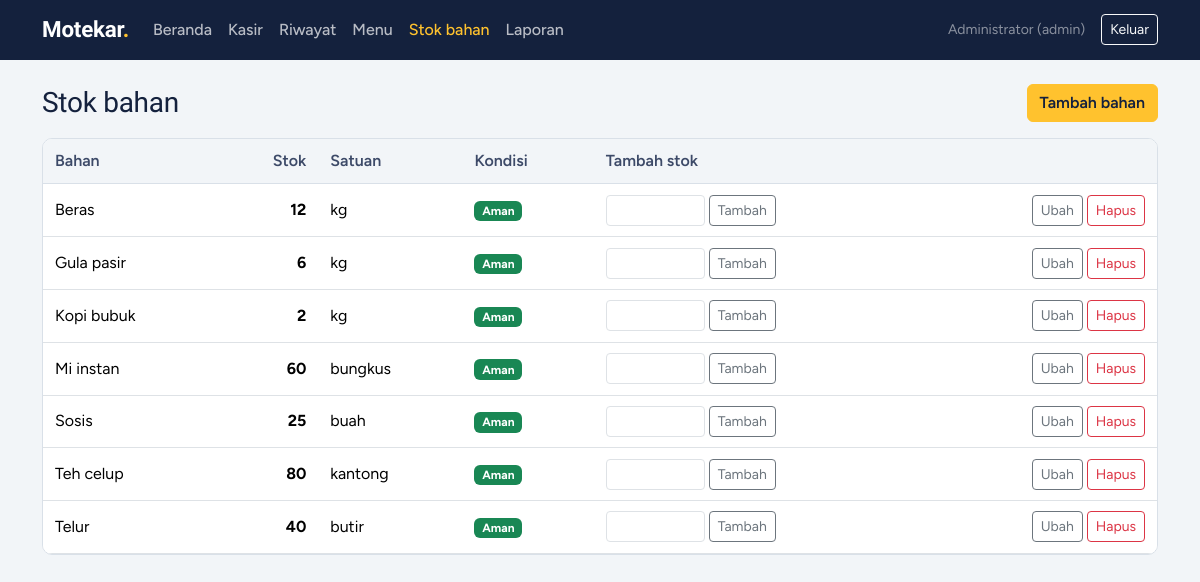
The app's page /bahan.php (signed in) with its own data.
### tables this page shows
CREATE TABLE bahan (
  id INT AUTO_INCREMENT PRIMARY KEY,
  nama_bahan VARCHAR(100) NOT NULL,
  stok DECIMAL(10,2) NOT NULL DEFAULT 0,
  satuan VARCHAR(20) NOT NULL,
  stok_minimum DECIMAL(10,2) NOT NULL DEFAULT 5
);

### config/koneksi.php (called while the page is built, shortened)
<?php
function e($s) { return htmlspecialchars((string)$s, ENT_QUOTES, 'UTF-8'); }

### bahan.php (the view, shortened to what this page needs)
<?php
require_once 'includes/auth.php';
$judul = 'Stok bahan'; $aktif = 'bahan';
$rows = $conn->query('SELECT * FROM bahan ORDER BY nama_bahan')->fetch_all(MYSQLI_ASSOC);
include 'includes/header.php';
?>
<div class="d-flex justify-content-between align-items-center mb-3">
  <h1 class="h3 m-0">Stok bahan</h1>
  <button class="btn btn-signage" data-bs-toggle="modal" data-bs-target="#modalBahan" onclick="isiForm()">Tambah bahan</button>
</div>
<div class="panel p-0 table-responsive">
<table class="table align-middle mb-0">
  <thead>
    <tr>
      <th>Bahan</th>
      <th class="text-end">Stok</th>
      <th>Satuan</th>
      <th>Kondisi</th
      ><th>Tambah stok</th>
      <th></th>
    </tr>
  </thead>
  <tbody>
  <?php foreach ($rows as $r): $tipis = $r['stok'] <= $r['stok_minimum']; ?>
    <tr>
      <td><?= e($r['nama_bahan']) ?></td>
      <td class="text-end"><strong class="<?= $tipis ? 'text-danger' : '' ?>"><?= (float)$r['stok'] ?></strong></td>
      <td><?= e($r['satuan']) ?></td>
      <td><?= $tipis ? '<span class="badge text-bg-danger">Hampir habis</span>' : '<span class="badge text-bg-success">Aman</span>' ?></td>
      <td>
        <form method="post" class="d-flex gap-1" style="max-width:170px">
          <input class="form-control form-control-sm" type="number" step="0.01" name="jumlah" required aria-label="Jumlah tambahan">
          <button class="btn btn-sm btn-outline-secondary">Tambah</button>
        </form>
      </td>
      <td class="text-end">
        <button class="btn btn-sm btn-outline-secondary" data-bs-toggle="modal" data-bs-target="#modalBahan"
          onclick='isiForm(<?= json_encode($r, JSON_NUMERIC_CHECK | JSON_HEX_APOS | JSON_HEX_QUOT) ?>)'>Ubah</button>
        <form method="post" class="d-inline" onsubmit="return confirm('Hapus bahan <?= e($r['nama_bahan']) ?>?')">
          <button class="btn btn-sm btn-outline-danger">Hapus</button></form>
      </td>
    </tr>
  <?php endforeach; ?>
  </tbody>
</table>
</div>
<?php include 'includes/footer.php'; ?>

### includes/header.php (shortened to what this page needs)
<?php
$u = $_SESSION['user'];
$nav = [
  'index'     => ['Beranda', 'index.php', false],
  'transaksi' => ['Kasir', 'transaksi.php', false],
  'riwayat'   => ['Riwayat', 'riwayat.php', false],
  'menu'      => ['Menu', 'menu.php', false],
  'bahan'     => ['Stok bahan', 'bahan.php', false],
  'laporan'   => ['Laporan', 'laporan.php', true],
];
?>
<!DOCTYPE html>
<html lang="id">
<head>
<link href="https://cdn.jsdelivr.net/npm/bootstrap@5.3.3/dist/css/bootstrap.min.css" rel="stylesheet">
<link href="assets/style.css" rel="stylesheet">
</head>
<body>
<nav class="navbar navbar-expand-lg topbar">
  <div class="container-xl">
    <a class="navbar-brand brand" href="index.php">Motekar<span>.</span></a>
    <div class="collapse navbar-collapse" id="nav">
      <ul class="navbar-nav me-auto">
        <?php foreach ($nav as $k => [$label, $href, $adminOnly]):
          if ($adminOnly && $u['role'] !== 'admin') continue; ?>
          <li class="nav-item"><a class="nav-link <?= $aktif === $k ? 'active' : '' ?>" href="<?= $href ?>"><?= $label ?></a></li>
        <?php endforeach; ?>
      </ul>
      <div class="d-flex align-items-center gap-3 small text-white-50">
        <span><?= e($u['nama']) ?> (<?= e($u['role']) ?>)</span>
        <a href="logout.php" class="btn btn-sm btn-outline-light">Keluar</a>
      </div>
    </div>
  </div>
</nav>
<main class="container-xl py-4">

### includes/footer.php (shortened to what this page needs)
</main>
</body>
</html>

### assets/style.css (style rules this page uses)
:root { --ink: #14213d; --ink-soft: #3d4a68; --signage: #ffc22e; --signage-dark: #e0a400; --paper: #f2f5f8; --line: #d9e0e8; --ok: #1f8a5b; --danger: #c8283d; }
body { background: var(--paper); color: var(--ink); font-family: 'Figtree', system-ui, sans-serif; }
h1, h2, h3, h4, .brand { font-family: 'Bricolage Grotesque', 'Figtree', sans-serif; letter-spacing: -.01em; }
.topbar { background: var(--ink); }
.brand { color: #fff !important; font-weight: 700; font-size: 1.4rem; }
.brand span { color: var(--signage); }
.topbar .nav-link { color: rgba(255,255,255,.7); font-weight: 500; }
.topbar .nav-link.active { color: var(--signage); }
.btn-signage { background: var(--signage); border-color: var(--signage); color: var(--ink); font-weight: 600; }
.panel { background: #fff; border: 1px solid var(--line); border-radius: 10px; padding: 1.25rem; }
.table > :not(caption) > * > * { padding: .65rem .75rem; }
.table thead th { background: var(--paper); color: var(--ink-soft); font-weight: 600; border-bottom: 1px solid var(--line); }

### records on screen
bahan: nama_bahan "Beras", stok "12", satuan "kg", stok_minimum "Aman"
bahan: nama_bahan "Gula pasir", stok "6", satuan "kg", stok_minimum "Aman"
bahan: nama_bahan "Kopi bubuk", stok "2", satuan "kg", stok_minimum "Aman"
bahan: nama_bahan "Mi instan", stok "60", satuan "bungkus", stok_minimum "Aman"
bahan: nama_bahan "Sosis", stok "25", satuan "buah", stok_minimum "Aman"
bahan: nama_bahan "Teh celup", stok "80", satuan "kantong", stok_minimum "Aman"
bahan: nama_bahan "Telur", stok "40", satuan "butir", stok_minimum "Aman"

### other values on screen
$label "Beranda"
$label "Kasir"
$label "Riwayat"
$label "Menu"
$label "Stok bahan"
$label "Laporan"
$u['nama'] "Administrator"
$u['role'] "admin"
